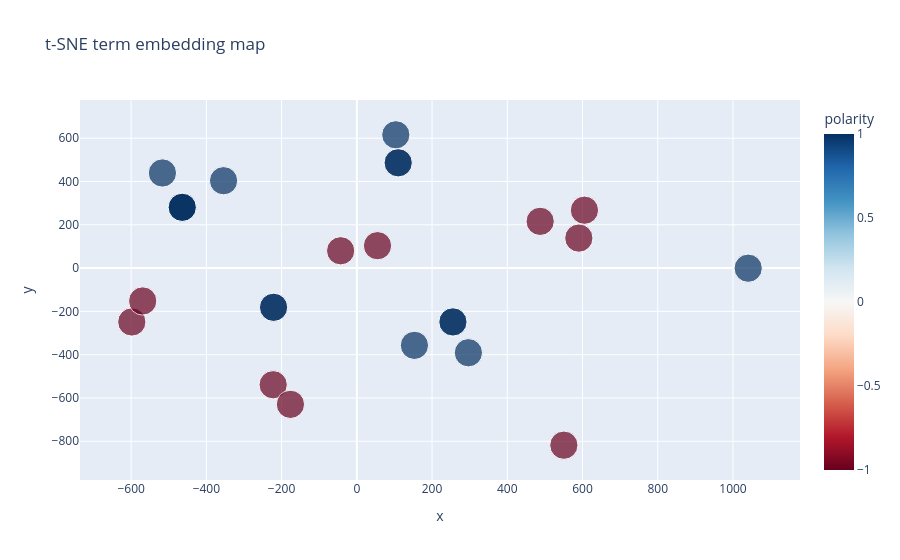

Notebook code cell kept with this figure:
### Markdown cell above
## 9) Word embedding + t-SNE (term-level map)
Y tuong: dung vector term (tu ma tran term-document) nhu embedding phan bo, sau do giam chieu bang t-SNE de quan sat cum tu.

### Code cell
# Tao term vectors tu ma tran term-document
term_vec = CountVectorizer(stop_words="english", min_df=1, max_features=80)
X_term_doc = term_vec.fit_transform(df["clean_text"]).toarray()  # docs x terms
terms_td = np.array(term_vec.get_feature_names_out())

# Chon top terms theo tan suat de visualization on dinh hon
term_freq = X_term_doc.sum(axis=0)
top_idx = np.argsort(term_freq)[::-1][:25]
terms_top = terms_td[top_idx]
term_vectors = X_term_doc[:, top_idx].T  # terms x docs

# t-SNE cho term vectors
emb_2d = TSNE(
    n_components=2,
    perplexity=5,
    learning_rate="auto",
    init="pca",
    random_state=42,
).fit_transform(term_vectors)

# Tinh polarity score cua moi term: positive_count - negative_count
doc_sign = np.where(df["label"].eq("positive"), 1, -1)
polarity = (X_term_doc[:, top_idx] * doc_sign[:, None]).sum(axis=0)

term_map = pd.DataFrame(
    {
        "term": terms_top,
        "x": emb_2d[:, 0],
        "y": emb_2d[:, 1],
        "freq": term_freq[top_idx],
        "polarity": polarity,
    }
)

fig = px.scatter(
    term_map,
    x="x",
    y="y",
    size="freq",
    color="polarity",
    color_continuous_scale="RdBu",
    hover_name="term",
    title="t-SNE term embedding map",
)
fig.update_traces(textposition="top center")
fig.show()

term_map.sort_values("freq", ascending=False).head(10)

### Figure 1 — Plotly figure (JSON) as saved in the notebook; plotly's stock layout.template omitted (floating-point values rounded to 4 significant figures)
{"data": [{"hovertemplate": "<b>%{hovertext}</b><br><br>x=%{x}<br>y=%{y}<br>freq=%{marker.size}<br>polarity=%{marker.color}<extra></extra>", "hovertext": ["visual", "examples", "hidden", "helpful", "hard", "great", "filters", "files", "feature", "fast", "fails", "export", "excellent", "documentation", "interactions", "desktop", "design", "dashboard", "daily", "crashes", "confusing", "clear", "clean", "charts", "bugs"], "legendgroup": "", "marker": {"color": [1, 1, -1, 1, -1, 1, 1, -1, -1, 1, -1, -1, 1, -1, 1, 1, 1, 1, 1, -1, -1, 1, 1, 1, -1], "coloraxis": "coloraxis", "size": [1, 1, 1, 1, 1, 1, 1, 1, 1, 1, 1, 1, 1, 1, 1, 1, 1, 1, 1, 1, 1, 1, 1, 1, 1], "sizemode": "area", "sizeref": 0.0025, "symbol": "circle"}, "mode": "markers", "name": "", "orientation": "v", "showlegend": false, "textposition": "top center", "type": "scatter", "x": [296.6, 1040.0, -222.4, -354.2, -176.5, 153.1, 103.6, -43.04, 590.2, -516.8, 487.4, 605.1, -221.3, -598.2, 255.5, -221.3, 255.5, -464.1, -464.1, 54.98, -569.3, 110.0, -464.1, 110.0, 550.4], "xaxis": "x", "y": [-391.0, -0.4482, -538.9, 403.7, -629.5, -356.9, 615.8, 80.06, 138.6, 439.4, 216.0, 267.4, -181.2, -248.8, -248.6, -181.2, -248.6, 280.7, 280.7, 103.6, -151.8, 486.4, 280.7, 486.4, -818.1], "yaxis": "y"}], "layout": {"coloraxis": {"colorbar": {"title": {"text": "polarity"}}, "colorscale": [[0.0, "rgb(103,0,31)"], [0.1, "rgb(178,24,43)"], [0.2, "rgb(214,96,77)"], [0.3, "rgb(244,165,130)"], [0.4, "rgb(253,219,199)"], [0.5, "rgb(247,247,247)"], [0.6, "rgb(209,229,240)"], [0.7, "rgb(146,197,222)"], [0.8, "rgb(67,147,195)"], [0.9, "rgb(33,102,172)"], [1.0, "rgb(5,48,97)"]]}, "legend": {"itemsizing": "constant", "tracegroupgap": 0}, "title": {"text": "t-SNE term embedding map"}, "xaxis": {"anchor": "y", "domain": [0.0, 1.0], "title": {"text": "x"}}, "yaxis": {"anchor": "x", "domain": [0.0, 1.0], "title": {"text": "y"}}}}
